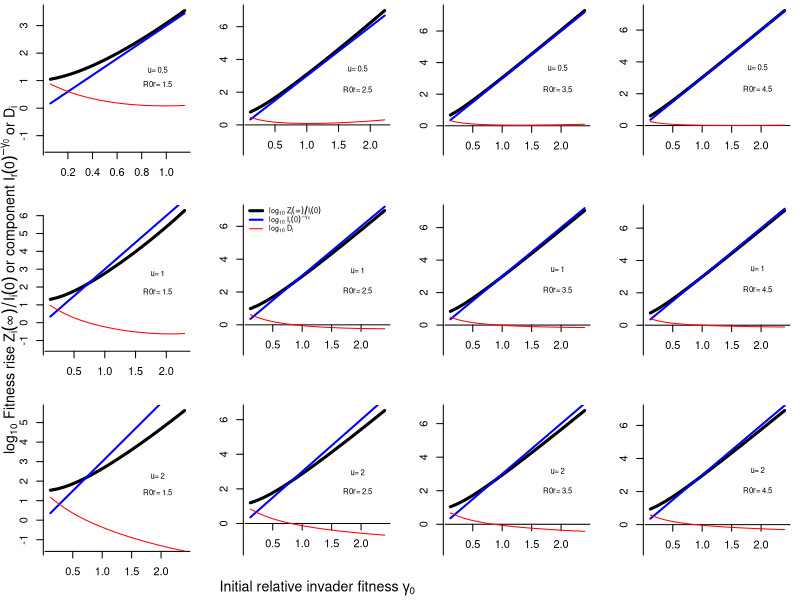

The R script that drew this image:
pdf("DiVersusBetaOrMuVer7.pdf", height = 4, width = 6)

require(deSolve);

Burnout<-function(I0,R0,z){
  
  output = 1 - z - exp(-R0 * ((1-I0)*z + I0));
  #cat("i:",i,"Output:",output,"\n")
  return(output);
  #return(0);
  
}

IeqmCalc<-function(R0,W,I0){
  
  #arg = ((w+1)/w)*I0 - (I0^2)/w;
  arg = (1/W)*I0*(1-I0) + I0;
  output = 1 - (I0/W) - exp(-R0*arg);
  #cat("I:",I0,"Output:",output,"\n")
  return(output);
  #return(0);
  
}

XiODE<-function(t,y,p){
  Xi = y[1];
  
  with(as.list(p), {
    
    phiOft = (t + log(1-t))/(t^2);
    gamma = u*(R0i - 1)/(R0r - 1)
    numer = (u/(t-1)) - gamma*phiOft
    denom = R0r - 1 + t*phiOft;
    
    #dXh.dt = nuH - r*Thm*Ym*Xh - muH*Xh
    dXi.dt = (numer/denom)*Xi
    return(list(c(dXi.dt)));
  })
}


R0iStor = c();
DiStor = c();
gamStor = c();
betaStor = c();
muStor = c();
XiStor = c();

par(mfrow=c(3,4))
#par(mfrow=c(1,1))
#par(ask="TRUE")

uSeq = c(0.5,1,2);
par(mai=c(0.45,0.45,0.05,0.1))
R0rSeq = c(1.5,2.5,3.5,4.5)

#R0rSeq = 1.5;
#uSeq = 0.5;

LineWidths = c(3,2,1)


plotNum = 1;

for(u in uSeq){
  
for(R0r in R0rSeq){

XiZero = 1;
y0 = c(XiZero);
StepSize = 1e-4;
#R0r = 1.25; R0i = 2.4; u = 0.7;
#R0r = 4.0; R0i = 3; u = 0.5;
#R0r = 1.5;
#R0i = 3; 
#u = 0.5;

mui = 0.5; 

IrStart = INought = 1e-3;
Low = 1e-2;
FractInf = uniroot(f=Burnout,interval=c(0.0,1.0),I0=Low,R0=R0r);
t = seq(from=Low,to=FractInf$root,by=StepSize);

maxR0i = 1/(1-FractInf$root);
UpperThold = u*(maxR0i-1)/(R0r-1);
if(UpperThold>3) UpperThold = 3;
betaCount = 25;
Step = (UpperThold)/betaCount;
Start = Step; 
#Last = min((End-(5*Step)),3);
cat("u",u,"R0r:",R0r,"UpperThold:",UpperThold,"\n")
Seqgam = seq(from=Start,to=UpperThold-5*Step,by=Step)
cat("Seqgam:",Seqgam,"\n");


Seqmu = seq(from=0.01,to=0.09,by=0.001)

i = 1;

if(plotNum>1){
  
  rm(R0iStor);
  rm(DiStor);
  rm(gamStor);
  rm(betaStor);
  rm(muStor);
  rm(XiStor);
  
  R0iStor = c();
  DiStor = c();
  gamStor = c();
  betaStor = c();
  muStor = c();
  XiStor = c();
}
  


 
#for(betai in Seqbeta){

for(gamma in Seqgam){
  
  R0i = (gamma/u)*(R0r-1) + 1;
  
  Low = 1e-5;
  FractInf = uniroot(f=Burnout,interval=c(0.0,1.0),I0=Low,R0=R0r);
  t = seq(from=Low,to=(FractInf$root-Low),by=StepSize);
  p = list(R0r=R0r,R0i = R0i,u=u);
  out = ode(y=y0,times=t,func=XiODE,parms=p); 
  End = nrow(out);
  XiStor[i] = out[End,2];
  
  if(R0i*(1-FractInf$root)>1){
    cat("problem - R0i:",R0i,"1-FI:",1-FractInf$root,"Product:",R0i*(1-FractInf$root),"\n")
  }
  
  #gamma = u*(R0i-1)/(R0r-1);
  
  gamStor[i] = gamma;
  #betaStor[i] = betai;
  muStor[i] = mui;
  
  numer = (out[,1]^gamma)*out[,2];
  denom = (1-out[,1])*(R0r*out[,1] + log(1-out[,1]))
  arg = u*(((R0r-1)/R0r)^gamma);
  Di = StepSize*arg*sum(numer/denom)
  last = length(Di)
  
  numer1 = (out[1,1]^gamma)*out[1,2];
  denom1 = (1-out[1,1])*(R0r*out[1,1] + log(1-out[1,1]))
  FirstTerm = StepSize*arg*(numer1/denom1);
  numer1 = (out[last,1]^gamma)*out[last,2];
  denom1 = (1-out[last,1])*(R0r*out[last,1] + log(1-out[last,1]))
  LastTerm = StepSize*arg*(numer1/denom1);
  
  Di = Di - 0.5*(FirstTerm + LastTerm);
  
  R0iStor[i] = R0i;
  DiStor[i] = Di;
  #cat("gamma:",gamma,"R0i:",R0i,"Di:",Di,"\n");
  
  i = i + 1;
}

yMin = -1.5;
plot(gamStor,log10((INought^(-gamStor))*DiStor),type="l",xlab="",ylab="",axes="FALSE",lwd=LineWidths[1],ylim=c(yMin,max(log10((INought^(-gamStor))*DiStor))));

#axis(2,pretty(range(log10((INought^(-gamStor))*DiStor)),5),pos=0);

yMax = max(log10((INought^(-gamStor))*DiStor));
axis(2,pretty(range(yMin:yMax),5),pos=0);
#axis(2,c(-1:5),pos=0);

if(R0r==1.5){
  xPos = 0.8*min(pretty(range(yMin:yMax),5));
  axis(1,pretty(range(gamStor),5),pos=xPos);
}else{
  xPos = 0.0; 
  #0.7*min(pretty(range(yMin:yMax),5));
  axis(1,pretty(range(gamStor),5),pos=xPos);
}


templgnd = "R0r=";

lgnd = paste(templgnd,R0r);
templgndB = "u=";
lgndB = paste(templgndB,u)
xaxisLbl = expression(Initial~relative~invader~fitness~gamma[0])

yaxisLbl = expression(log[10]~Fitness~rise~Z[i](infinity)/I[i](0)~or~component~I[r](0)^-gamma[0]~or~D[i])
if(plotNum == 10) mtext(side=1,text=xaxisLbl,padj=2,cex=0.85);
if(plotNum == 5) mtext(side=2,text=yaxisLbl,padj=-1.5,cex=0.85);
if(plotNum==600){
xLocus = 0.75*(max(gamStor)-min(gamStor))
  yArg = log10((INought^(-gamStor))*DiStor);
  yLocus = 0.6*(max(yArg)-min(yArg))
  xLocus = 0.75*(max(gamStor)-min(gamStor))
  yLocus = 0.45*(max(yArg)-min(yArg))
  text(x=xLocus,y=yLocus,labels=lgndB,bty="n",cex=0.7);
  text(x=xLocus,y=yLocus,labels=lgnd,bty="n",cex=0.7);
} else{
  yArg = log10((INought^(-gamStor))*DiStor);
  xLocus = 0.85*(max(gamStor)-min(gamStor))
  yLocus = 0.55*(max(yArg)-min(yArg))
  text(x=xLocus,y=yLocus,labels=lgndB,bty="n",cex=0.7);
  yLocus = 0.35*(max(yArg)-min(yArg))
  text(x=xLocus,y=yLocus,labels=lgnd,bty="n",cex=0.7);
  
  
}
  

#par(new="TRUE")
#plot(gamStor,log10((INought^(-gamStor))),type="l",xlab="",lwd=LineWidths[2],col="BLUE",ylab="",axes="FALSE",ylim=c(0,max(log10((INought^(-gamStor))))));
lines(gamStor,log10((INought^(-gamStor))),type="l",lwd=LineWidths[2],col="BLUE");


lines(gamStor,log10(DiStor),type="l",col="RED",lwd=LineWidths[3])
#axis(4,pretty(range(log10((INought^(-gamStor)))),5),pos=max(gamStor));


rm(lgnd);
rm(lgndB);

lgnd0 = expression(log[10]~Z[i](infinity)/I[i](0));
lgnd1 = expression(log[10]~I[r](0)^-gamma[0]);
lgnd2 = expression(log[10]~D[i]);
lgnd=c(lgnd0,lgnd1,lgnd2);
if(plotNum==6) legend(x=0.0,y=7.5,legend=lgnd,bty="n",lwd = c(3,2,1),cex=0.65,col=c("BLACK","BLUE","RED"));



plotNum = plotNum + 1;


} #R0r
  
} #u

dev.off();
